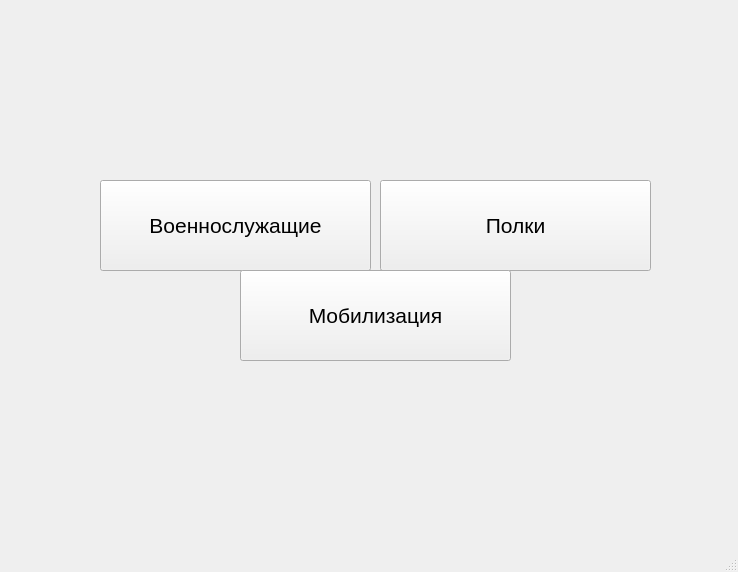
<?xml version="1.0" encoding="UTF-8"?>
<ui version="4.0">
 <class>MainWindow</class>
 <widget class="QMainWindow" name="MainWindow">
  <property name="geometry">
   <rect>
    <x>0</x>
    <y>0</y>
    <width>738</width>
    <height>572</height>
   </rect>
  </property>
  <property name="windowTitle">
   <string>MainWindow</string>
  </property>
  <widget class="QWidget" name="centralwidget">
   <widget class="QPushButton" name="solderButton">
    <property name="geometry">
     <rect>
      <x>100</x>
      <y>180</y>
      <width>271</width>
      <height>91</height>
     </rect>
    </property>
    <property name="font">
     <font>
      <pointsize>16</pointsize>
     </font>
    </property>
    <property name="text">
     <string>Военнослужащие</string>
    </property>
   </widget>
   <widget class="QPushButton" name="polkButton">
    <property name="geometry">
     <rect>
      <x>380</x>
      <y>180</y>
      <width>271</width>
      <height>91</height>
     </rect>
    </property>
    <property name="font">
     <font>
      <pointsize>16</pointsize>
     </font>
    </property>
    <property name="text">
     <string>Полки</string>
    </property>
   </widget>
   <widget class="QPushButton" name="mobButton">
    <property name="geometry">
     <rect>
      <x>240</x>
      <y>270</y>
      <width>271</width>
      <height>91</height>
     </rect>
    </property>
    <property name="font">
     <font>
      <pointsize>16</pointsize>
     </font>
    </property>
    <property name="text">
     <string>Мобилизация</string>
    </property>
   </widget>
  </widget>
  <widget class="QMenuBar" name="menubar">
   <property name="geometry">
    <rect>
     <x>0</x>
     <y>0</y>
     <width>738</width>
     <height>22</height>
    </rect>
   </property>
  </widget>
  <widget class="QStatusBar" name="statusbar"/>
 </widget>
 <resources/>
 <connections/>
</ui>
